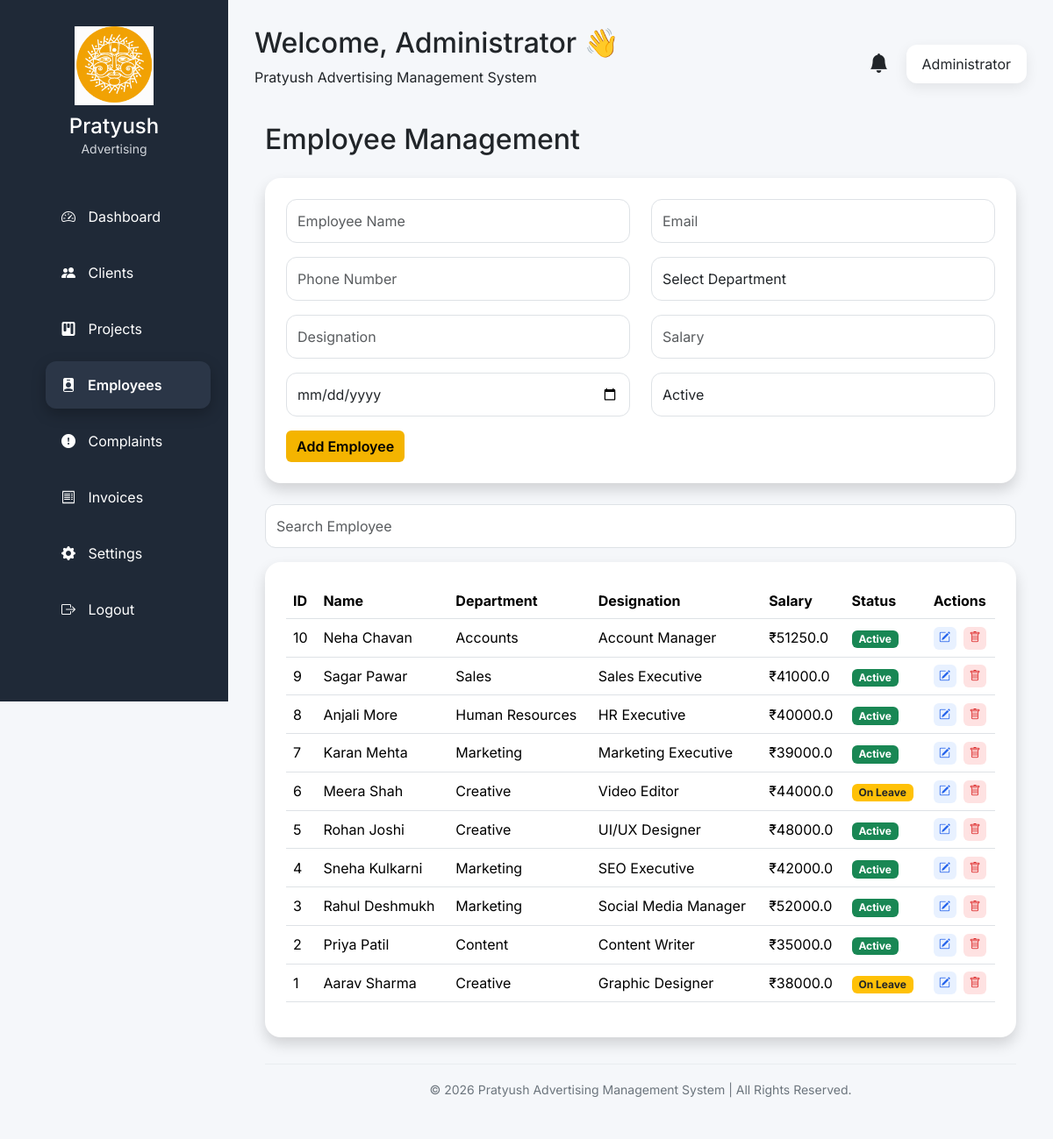
Page /employees (signed in) on the committed database.
### models/employee.py (models this page shows)
class Employee(db.Model):
    __tablename__ = "employees"
    id = db.Column(db.Integer, primary_key=True)
    employee_name = db.Column(db.String(100), nullable=False)
    email = db.Column(db.String(100), unique=True, nullable=False)
    phone = db.Column(db.String(20), nullable=False)
    department = db.Column(db.String(50), nullable=False)
    designation = db.Column(db.String(50), nullable=False)
    salary = db.Column(db.Float, nullable=False)
    joining_date = db.Column(db.Date, nullable=False)
    status = db.Column(db.String(20), default="Active")
    created_at = db.Column(db.DateTime, default=datetime.utcnow)

### app.py (the view)
@app.route("/employees")
def employees():
    if "user" not in session:
        return redirect(url_for("login"))
    employees = Employee.query.order_by(Employee.id.desc()).all()
    return render_template(
        "employees.html",
        employees=employees,
        username=session["user"]
    )

### templates/employees.html (shortened to what this page needs)
{% extends "dashboard_base.html" %}
{% block css %}
{{ super() }}
<link rel="stylesheet" href="{{ url_for('static', filename='css/employees.css') }}">
{% endblock %}
{% block dashboard_content %}
<div class="container mt-4">
    <h2 class="mb-4">Employee Management</h2>
    <div class="card shadow p-4 mb-4">
        <form action="/employees/add" method="POST">
            <div class="row">
                <div class="col-md-6 mb-3">
                    <input class="form-control"
                           name="employee_name"
                           placeholder="Employee Name"
                           required>
                </div>
                <div class="col-md-6 mb-3">
                    <input type="email"
                           class="form-control"
                           name="email"
                           placeholder="Email"
                           required>
                </div>
                <div class="col-md-6 mb-3">
                    <input class="form-control"
                           name="phone"
                           placeholder="Phone Number"
                           required>
                </div>
                <div class="col-md-6 mb-3">
                    <select class="form-control"
                            name="department"
                            required>
                        <option value="">Select Department</option>
                    </select>
                </div>
                <div class="col-md-6 mb-3">
                    <input class="form-control"
                           name="designation"
                           placeholder="Designation"
                           required>
                </div>
                <div class="col-md-6 mb-3">
                    <input type="number"
                           class="form-control"
                           name="salary"
                           placeholder="Salary"
                           required>
                </div>
                <div class="col-md-6 mb-3">
                    <input type="date"
                           class="form-control"
                           name="joining_date"
                           required>
                </div>
                <div class="col-md-6 mb-3">
                    <select class="form-control"
                            name="status">
                        <option>Active</option>
                    </select>
                </div>
            </div>
            <button class="btn btn-warning">
                Add Employee
            </button>
        </form>
    </div>
    <div class="mb-3">
        <input
        id="employeeSearch"
        class="form-control"
        placeholder="Search Employee">
    </div>
    <div class="card shadow p-4">
        <div class="table-responsive">
    <table class="table table-hover">
            <thead>
                <tr>
                    <th>ID</th>
                    <th>Name</th>
                    <th>Department</th>
                    <th>Designation</th>
                    <th>Salary</th>
                    <th>Status</th>
                    <th>Actions</th>
                </tr>
            </thead>
            <tbody>
            {% for employee in employees %}
            <tr>
                <td>{{ employee.id }}</td>
                <td>{{ employee.employee_name }}</td>
                <td>{{ employee.department }}</td>
                <td>{{ employee.designation }}</td>
                <td>₹{{ employee.salary }}</td>
                <td>
                    {% if employee.status=="Active" %}
                    <span class="badge bg-success">Active</span>
                    {% elif employee.status=="On Leave" %}
                    <span class="badge bg-warning text-dark">On Leave</span>
                    {% else %}
                    <span class="badge bg-danger">Resigned</span>
                    {% endif %}
                </td>
                <td class="text-center">
    <a href="/employees/edit/{{ employee.id }}"
       class="action-icon edit-icon"
       title="Edit">
        <i class="bi bi-pencil-square"></i>
    </a>
    <a href="/employees/delete/{{ employee.id }}"
       class="action-icon delete-icon"
       title="Delete"
       onclick="return confirm('Delete Employee?')">
        <i class="bi bi-trash"></i>
    </a>
</td>
            </tr>
            {% endfor %}
            </tbody>
        </table>
    </div>
</div>
{% endblock %}

### static/css/style.css (style rules this page uses)
* { margin:0; padding:0; box-sizing:border-box; }
body { font-family:'Inter',sans-serif; background:#FFFDF8; }
.form-control { height:50px; border-radius:12px; }

### static/css/dashboard.css (style rules this page uses)
* { margin:0; padding:0; box-sizing:border-box; font-family:'Inter',sans-serif; }
body { background:#F8F9FC; overflow-x:hidden; }

### static/css/employees.css (style rules this page uses)
body { background:#F5F7FA; }
.card { border:none; border-radius:18px; }
.table { width:100%; vertical-align:middle; }
.btn-warning { background:#F4B400; border:none; font-weight:600; }
.action-icon { width:26px; height:26px; border-radius:6px; display:inline-flex; justify-content:center; align-items:center; text-decoration:none; margin:0 2px; transition:.25s; cursor:pointer; }
.action-icon i { font-size:13px; }
.edit-icon { background:#E8F1FF; color:#2563EB; }
.delete-icon { background:#FEE2E2; color:#DC2626; }
.table th:last-child, .table td:last-child { width:80px; text-align:center; white-space:nowrap; }

### rows in the picture
Employee: id "10", employee_name "Neha Chavan", department "Accounts", designation "Account Manager", salary "51250.0", status "Active"
Employee: id "9", employee_name "Sagar Pawar", department "Sales", designation "Sales Executive", salary "41000.0", status "Active"
Employee: id "8", employee_name "Anjali More", department "Human Resources", designation "HR Executive", salary "40000.0", status "Active"
Employee: id "7", employee_name "Karan Mehta", department "Marketing", designation "Marketing Executive", salary "39000.0", status "Active"
Employee: id "6", employee_name "Meera Shah", department "Creative", designation "Video Editor", salary "44000.0", status "On Leave"
Employee: id "5", employee_name "Rohan Joshi", department "Creative", designation "UI/UX Designer", salary "48000.0", status "Active"
Employee: id "4", employee_name "Sneha Kulkarni", department "Marketing", designation "SEO Executive", salary "42000.0", status "Active"
Employee: id "3", employee_name "Rahul Deshmukh", department "Marketing", designation "Social Media Manager", salary "52000.0", status "Active"
Employee: id "2", employee_name "Priya Patil", department "Content", designation "Content Writer", salary "35000.0", status "Active"
Employee: id "1", employee_name "Aarav Sharma", department "Creative", designation "Graphic Designer", salary "38000.0", status "On Leave"

### other values in the picture
{{ username }} "Administrator"
